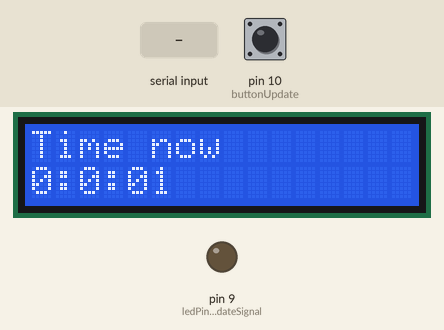
Recording of a sketch running on a simulated Arduino Uno, built with avr-gcc and run on an emulated ATmega328P. Shown: 16×2 character LCD, output pins drawn as LEDs (lit = HIGH). The inputs (shaded band) are chosen by the test bench; at power-on: pin 10 (buttonUpdate) LOW. The local clock reads 2024-03-15 10:24:30 at power-on unless the sketch sets it; what the sketch prints to the serial monitor is not drawn.

Above: at 1.2 s.
1.3 s: "90:45%" received over Serial
At 1.7 s:
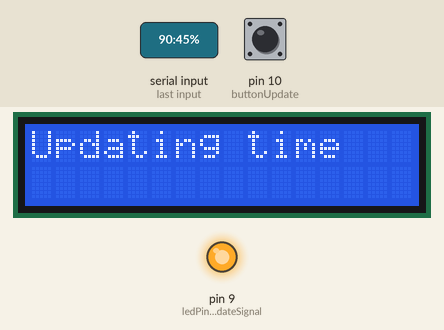
4.3 s: pin 10 (buttonUpdate) pulled HIGH for 0.15 s
At 4.7 s:
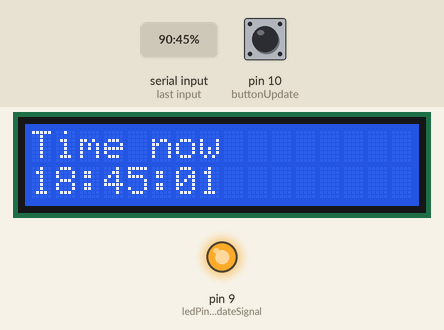
7.4 s: pin 10 (buttonUpdate) pulled HIGH for 1 s
At 8.1 s:
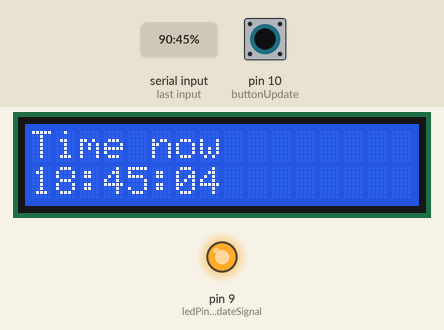
11.4 s: "90:45%" received over Serial
At 13.9 s:
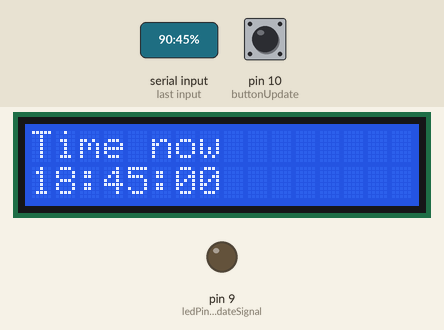
14.4 s: "0%" received over Serial
At 16.9 s:
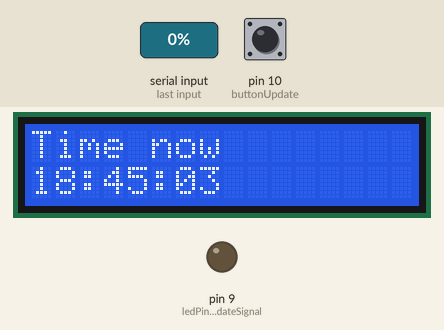
17.4 s: "5%" received over Serial
At 20.8 s:
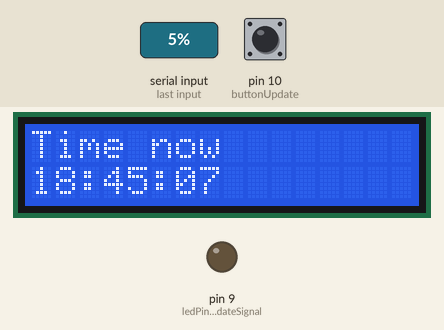
Timing chart, 0 to 21.4 s (numbered marks = the images above; inputs shaded):
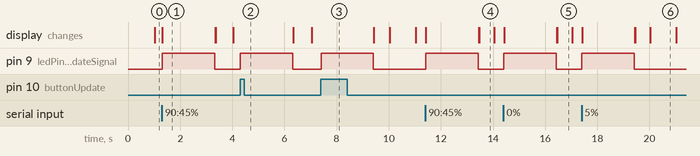

The sketch:

RTC.ino
```cpp
 #include <SoftwareSerial.h>
#include <RTClib.h>
#include <Wire.h>
#include <LiquidCrystal_I2C.h>

// Set the LCD address to 0x27 for a 16 chars and 2 line display
LiquidCrystal_I2C lcd(0x27, 16, 2);

SoftwareSerial espSerial(6,7);
SoftwareSerial arduinoSerial(4,5);

RTC_DS1307 rtc;

const int buttonUpdate = 10;
int buttonStateUpdate = 0;

const int ledPinUpdateSignal =  9;

String updateValue;

int loopOnce = 0;

int oldOpenValue = 100, oldCloseValue = 100;

void setup()
{
    Serial.begin(9600);
    espSerial.begin(115200);
    arduinoSerial.begin(9600);

    lcd.begin();

    pinMode(buttonUpdate, INPUT);

    pinMode(ledPinUpdateSignal, OUTPUT);

    lcd.setBacklight((uint8_t)1);

    if (! rtc.begin()) {
      Serial.flush();
      while (1);
    }

    DateTime now = rtc.now();
    rtc.adjust(DateTime(now.hour(), now.minute(), now.second(), 0, 0, 0));
}

void loop()
{

  if(loopOnce == 0){
      espSerial.print("1%");
  }

  loopOnce++;


  buttonStateUpdate = digitalRead(buttonUpdate); // for manual

  Serial.println(buttonStateUpdate);


  if(buttonStateUpdate == HIGH){
      digitalWrite(ledPinUpdateSignal, HIGH);
      espSerial.print("1%");
      delay(2000);
      digitalWrite(ledPinUpdateSignal, LOW);
  }

  DateTime now = rtc.now();

    if (Serial.available() > 0) {
        updateValue = Serial.readStringUntil('%');

        int indexHour = updateValue.indexOf(':');
        String hourValue = updateValue.substring(0, indexHour);
        int hourValueInt = hourValue.toInt();

        String hourRemove = removeWord(updateValue, hourValue);
        String minuteValue = hourRemove.substring(1);
        int minuteValueInt = minuteValue.toInt();

        digitalWrite(ledPinUpdateSignal, HIGH);
        lcd.clear();
        lcd.setCursor(0,0);
        lcd.print("Updating time");
        delay(2000);
        lcd.clear();
        digitalWrite(ledPinUpdateSignal, LOW);

        if(hourValueInt != 0 && minuteValueInt != 0){
            rtc.adjust(DateTime(now.hour(), now.minute(), now.second(), hourValueInt, minuteValueInt, 0));
            DateTime now = rtc.now();
        }
    }

    int hourNow = now.hour();
    int minutesNow = now.minute();
    int secondsNow = now.second();

    lcd.setCursor(0,0);
    lcd.print("Time now");
    lcd.setCursor(0,1);
    String secondsString = String(secondsNow);
    int secondsNowLength = secondsString.length();
    if(secondsNowLength <= 1){
        lcd.print(String(hourNow) + ":" + String(minutesNow) + ":" + "0" + String(secondsNow));
    }

    else{
        lcd.print(String(hourNow) + ":" + String(minutesNow) + ":" + String(secondsNow));
    }

    //open
    if(minutesNow <= 30){
          oldCloseValue = 100;

          int openLoopCounter = 5;
          for(;;){
              if(openLoopCounter >= 30){
                  break;
              }

              if(minutesNow == openLoopCounter){
                  if(oldOpenValue == openLoopCounter){
                      Serial.println("Already Send Open Value");
                      break;
                  }

                  else{
                      oldOpenValue = openLoopCounter;

                      Serial.println("Opening");
                      arduinoSerial.print("2%");
                      break;
                  }


              }

              else{
                  openLoopCounter = openLoopCounter + 5;
              }
          }
    }

    else if(minutesNow > 30){
        oldOpenValue = 100;

        //close
        int openLoopCounter1 = 30;
        for(;;){
            if(openLoopCounter1 >= 60){
                break;
            }

            if(minutesNow == openLoopCounter1){
                if(oldCloseValue == openLoopCounter1){
                      Serial.println("Already Send Close Value");
                      break;
                  }

                  else{
                      oldCloseValue = openLoopCounter1;

                      Serial.println("Closing");
                      arduinoSerial.print("3%");
                      break;
                  }
            }

            else{
                openLoopCounter1 = openLoopCounter1 + 5;
            }
        }
    }


//    int hourIncrement = 6;
//
//    for(int loopTime = 0; loopTime < 26; loopTime++){
//
//        if(loopTime >= 0 && loopTime <= 12){
//            if(hourNow >= hourIncrement && minutesNow <= 0){
//                Serial.println("Open%");
//                break;
//            }
//
//            else{
//                hourIncrement++;
//            }
//        }
//
//        if(loopTime >= 13 && loopTime <= 26){
//            if(loopTime >= 19){
//                hourNow = 0;
//
//                if(hourNow >= hourIncrement && minutesNow <= 0){
//                    Serial.println("Close%");
//                    break;
//                }
//
//                else{
//                    hourIncrement++;
//                }
//            }
//
//            else{
//                if(hourNow >= hourIncrement && minutesNow <= 0){
//                    Serial.println("Close%");
//                    break;
//                }
//
//                else{
//                    hourIncrement++;
//                }
//            }
//        }
//    }
}


String removeWord(String str, String word) {
  int index = str.indexOf(word);
  if (index == -1) return str;
  int len = word.length();
  return str.substring(0, index) + str.substring(index+len);
}
```

Measured:
- after the input at 1.3 s, pin 9 (ledPinUpdateSignal): LOW → HIGH at once, → LOW 2.0 s later; the display: changes at once (image 1)
- after the input at 4.3 s, pin 9 (ledPinUpdateSignal): LOW → HIGH at once, → LOW 2.0 s later
- after the input at 7.4 s, pin 9 (ledPinUpdateSignal): LOW → HIGH at once, → LOW 2.0 s later
- after the input at 11.4 s, pin 9 (ledPinUpdateSignal): LOW → HIGH at once, → LOW 2.0 s later; the display: first changes at once (image 4 shows a later state)
- after the input at 14.4 s, pin 9 (ledPinUpdateSignal): LOW → HIGH at once, → LOW 2.0 s later; the display: first changes at once (image 5 shows a later state)
- after the input at 17.4 s, pin 9 (ledPinUpdateSignal): LOW → HIGH at once, → LOW 2.0 s later; the display: first changes at once (image 6 shows a later state)
- what the display in image 1 shows lasts 2.0 s, from 1.3 s to 3.3 s
